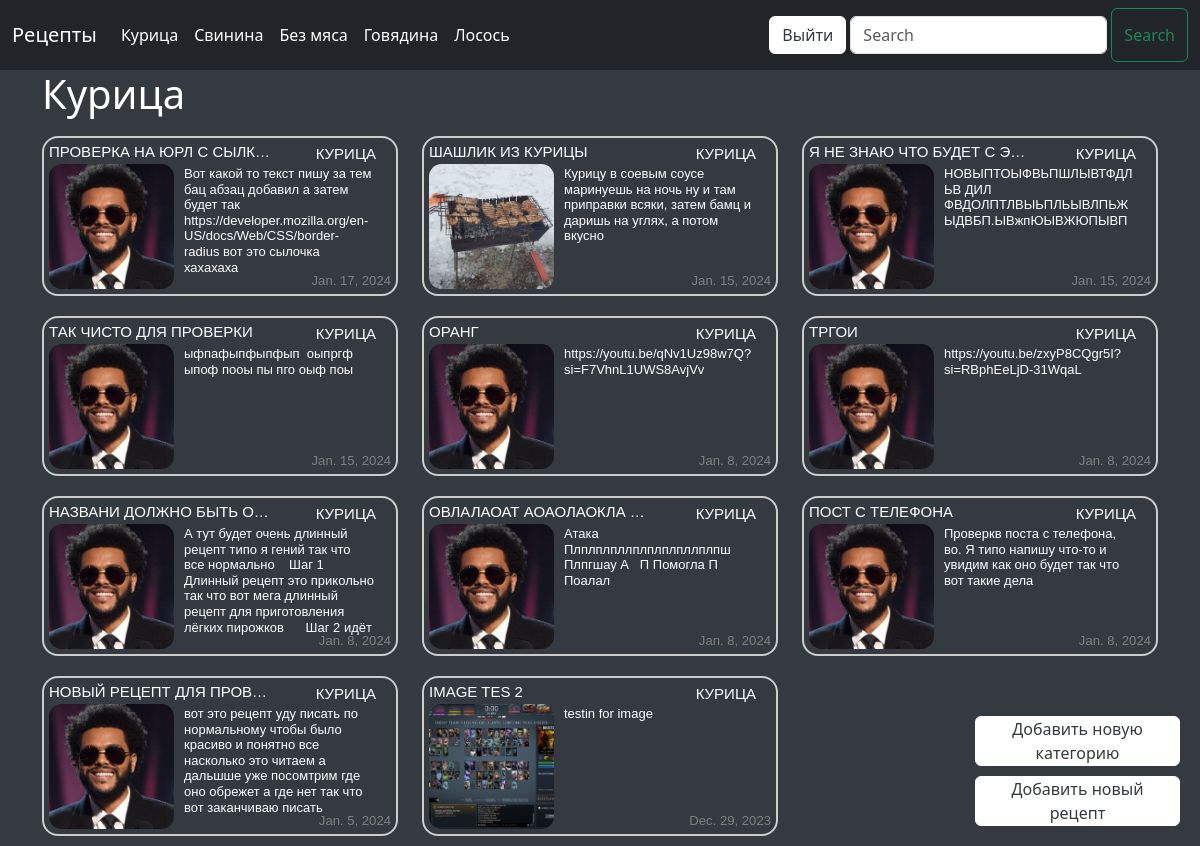
/category/Курица/ (signed in), run on the app's committed database.
### apprecipe/models.py (models this page shows, shortened)
class Category(models.Model):
    name = models.CharField(max_length=50)
    def __str__(self):
        return self.name

class Post(models.Model):
    recipe_tittle = models.CharField(max_length=50, unique=True, verbose_name="Название")
    recipe = RichTextField(blank=True, null=True, config_name='default', verbose_name="Рецепт")
    recipe_date = models.DateField(auto_now_add=True)
    category = models.CharField(max_length=50, verbose_name="Категория")
    image = models.ImageField(null=True, blank=True, upload_to="images/", default='default.jpg')
    class Meta:
        ordering = ['-id']

### apprecipe/views.py (the view)
# urls.py: path('category/<str:categ>/', CategoryListView.as_view(), name='category'),
class CategoryListView(ListView):
    model = Post
    template_name = 'categories.html'
    context_object_name = 'category_post'
    def get_queryset(self):
        categ = self.kwargs['categ']
        return Post.objects.filter(category=categ)
    def get_context_data(self, **kwargs):
        context = super().get_context_data(**kwargs)
        categ_menu = Category.objects.all()
        categ = self.kwargs['categ']
        context['categ_menu'] = categ_menu
        context['categ'] = categ.title()
        return context

### apprecipe/templates/categories.html (shortened to what this page needs)
<!DOCTYPE html>
<html xmlns="http://www.w3.org/1999/html">
<head>
</head>
<body>
{% extends 'base.html' %}
{% block content %}
    {% if category_post %}
        <div class="row">
                <h1>{{ categ }}</h1>
                    {% for item in category_post %}
                        <div class="col-md-4">
                            <a href="{% url 'recipe-detail' item.pk %}">
                                <span>
                                    <div class="recipe-item">
                                        <h3 class="title"><a href="{% url 'recipe-detail' item.pk %}" style="text-decoration: none; color: inherit;">{{ item.recipe_tittle}} </a></h3>
                                        {% if item.image %}
                                        <a href="{% url 'recipe-detail' item.pk %}" style="text-decoration: none; color: inherit;">
                                            <img class="image" src="{{ item.image.url }}">
                                        </a>
                                        {% endif %}
                                        <h3 class="category"><a href="{% url 'category' item.category %}" style="text-decoration: none; color: inherit;" >{{ item.category }}</a></h3>
                                        <p class="wrap-text">{{ item.recipe|striptags| safe }}</p>
                                        <h5 class="date"><small>{{ item.recipe_date }}</small></h5>
                                    </div>
                                </span>
                            </a>
                        </div>
            {% endfor %}
        </div>
    {% else %}
        <h2>Эта страница не существует...</h2>
    {% endif %}
{% endblock %}

### apprecipe/templates/base.html (shortened to what this page needs)
<!DOCTYPE html>
<html lang="en">
<head>
    <link rel="stylesheet" href="https://use.fontawesome.com/releases/v5.3.1/css/all.css">
    <link href="https://cdn.jsdelivr.net/npm/bootstrap@5.3.2/dist/css/bootstrap.min.css" rel="stylesheet">
</head>
<body>
<nav class="navbar navbar-expand-lg bg-dark justify-content-end">
    <div class="container-fluid">
        <a class="navbar-brand" href="{% url 'home' %}">Рецепты</a>
        <div class="collapse navbar-collapse" id="navbarSupportedContent">
            <ul class="navbar-nav me-auto mb-2 mb-lg-0">
                {% if user.is_authenticated %}
                   {% for item in categ_menu %}
                    <li class="nav-item">
                        <a class="nav-link" href="{% url 'category'  item %}">{{ item }}</a>
                    </li>
                   {% endfor %}
                {% endif %}
            </ul>
            {% if user.is_authenticated %}
                <form class="nav-link ms-auto me-0" method="post" action="{% url 'logout' %}">
                    <button class="btn btn-light">Выйти</button>
                </form>
            {% endif %}
            <form class="d-flex" role="search" method="POST" action="{% url 'search' %}">
                <input class="form-control mx-1 my-2" type="search" placeholder="Search" name="search_query" aria-label="Search">
                <button class="btn btn-outline-success" type="submit">Search</button>
            </form>
        </div>
    </div>
</nav>
<div class="container">
    {% block content %}
    {% endblock %}
</div>
{% if user.is_authenticated %}
    {% if request.resolver_match.url_name != 'recipe-detail' and request.resolver_match.url_name != 'edit-recipe' and request.resolver_match.url_name != 'create-category' and request.resolver_match.url_name != 'create-recipe' %}
        <a href="{% url 'create-category' %}" class="btn btn-light add-category-button">Добавить новую категорию</a>
        <a href="{% url 'create-recipe' %}" class="btn btn-light add-post-button">Добавить новый рецепт</a>
    {% endif %}
{% endif %}
</body>
</html>

### apprecipe/templates/categories.html (style rules this page uses)
.recipe-item { width: auto; height: auto; border: 2px solid #ccc; margin-top: 10px; margin-bottom: 10px; overflow: hidden; border-radius: 1em; padding-left: 5px; padding-right: 5px; position: relative; }
.title { max-width: 225px; margin-top: 5px; white-space: nowrap; overflow: hidden; text-overflow: ellipsis; font-family: arial; color: white; font-size: 15px; text-transform: uppercase; }
.category { font-family: arial; color: white; font-size: 15px; text-transform: uppercase; margin-right: 20px; text-decoration: none; position: absolute; top: 7px; right: 0; display: block; }
.wrap-text { position: absolute; top: 28px; left: 140px; display: block; font-family: arial; color: white; text-align: left; font-size: 13px; max-width: 190px; line-height: 1.2em; max-height: 8.4em; overflow: hidden; }
.date { font-family: arial; color: grey; font-size: 15px; position: absolute; bottom: 0; right: 0; margin: 5px; display: block; }
.image { width: 125px; height: 125px; object-fit: cover; border-radius: 10%; margin-top: -5px; margin-bottom: 5px; }

### apprecipe/templates/base.html (style rules this page uses)
.wrap-text { word-wrap: break-word; }
body { background-color: #343a40; color: #ffffff; }
.navbar { background-color: #343a40; }
.navbar-brand { color: #ffffff; }
.navbar-nav .nav-link { color: #ffffff; }
.btn-light { color: #343a40; background-color: #ffffff; border-color: #ffffff; }
.add-post-button { position: fixed; bottom: 20px; right: 20px; width: 205px; height: 50px; padding-top: 0px; }
.add-category-button { position: fixed; bottom: 80px; right: 20px; width: 205px; height: 50px; padding-top: 0px; }

### data on the page
Category: name "Курица"
Category: name "Свинина"
Category: name "Без мяса"
Category: name "Говядина"
Category: name "Лосось"
Post: recipe_tittle "ПРОВЕРКА НА ЮРЛ С СЫЛК…", image (placeholder picture), category "КУРИЦА", recipe "Вот какой то текст пишу за тем бац абзац добавил а затем будет так https://developer.mozilla.org/en-US/docs/Web/CSS/border-radius вот это сылочка хахахаха", recipe_date "Jan. 17, 2024"
Post: recipe_tittle "ШАШЛИК ИЗ КУРИЦЫ", image (picture), category "КУРИЦА", recipe "Курицу в соевым соусе маринуешь на ночь ну и там приправки всяки, затем бамц и даришь на углях, а потом вкусно", recipe_date "Jan. 15, 2024"
Post: recipe_tittle "Я НЕ ЗНАЮ ЧТО БУДЕТ С Э…", image (placeholder picture), category "КУРИЦА", recipe "НОВЫПТОЫФВЬПШЛЫВТФДЛЬВ ДИЛ ФВДОЛПТЛВЫЬПЛЬЫВЛПЬЖЫДВБП.ЫВжпЮЫВЖЮПЫВП", recipe_date "Jan. 15, 2024"
Post: recipe_tittle "ТАК ЧИСТО ДЛЯ ПРОВЕРКИ", image (placeholder picture), category "КУРИЦА", recipe "ыфпафыпфыпфып оыпргф ыпоф пооы пы пго оыф поы", recipe_date "Jan. 15, 2024"
Post: recipe_tittle "ОРАНГ", image (placeholder picture), category "КУРИЦА", recipe "https://youtu.be/qNv1Uz98w7Q?si=F7VhnL1UWS8AvjVv", recipe_date "Jan. 8, 2024"
Post: recipe_tittle "ТРГОИ", image (placeholder picture), category "КУРИЦА", recipe "https://youtu.be/zxyP8CQgr5I?si=RBphEeLjD-31WqaL", recipe_date "Jan. 8, 2024"
Post: recipe_tittle "НАЗВАНИ ДОЛЖНО БЫТЬ О…", image (placeholder picture), category "КУРИЦА", recipe "А тут будет очень длинный рецепт типо я гений так что все нормально Шаг 1 Длинный рецепт это прикольно так что вот мега длинный рецепт для приготовления лёгких пирожков Шаг 2 идёт…", recipe_date "Jan. 8, 2024"
Post: recipe_tittle "ОВЛАЛАОАТ АОАОЛАОКЛА…", image (placeholder picture), category "КУРИЦА", recipe "Атака Плплплпллплплплпллплпш Плпгшау А П Помогла П Поалал", recipe_date "Jan. 8, 2024"
Post: recipe_tittle "ПОСТ С ТЕЛЕФОНА", image (placeholder picture), category "КУРИЦА", recipe "Проверкв поста с телефона, во. Я типо напишу что-то и увидим как оно будет так что вот такие дела", recipe_date "Jan. 8, 2024"
Post: recipe_tittle "НОВЫЙ РЕЦЕПТ ДЛЯ ПРОВ…", image (placeholder picture), category "КУРИЦА", recipe "вот это рецепт уду писать по нормальному чтобы было красиво и понятно все насколько это читаем а дальшше уже посомтрим где оно обрежет а где нет так что вот заканчиваю писать…", recipe_date "Jan. 5, 2024"
Post: recipe_tittle "IMAGE TES 2", image (picture), category "КУРИЦА", recipe "testin for image", recipe_date "Dec. 29, 2023"

### other printed values
{{ categ }} "Курица"
